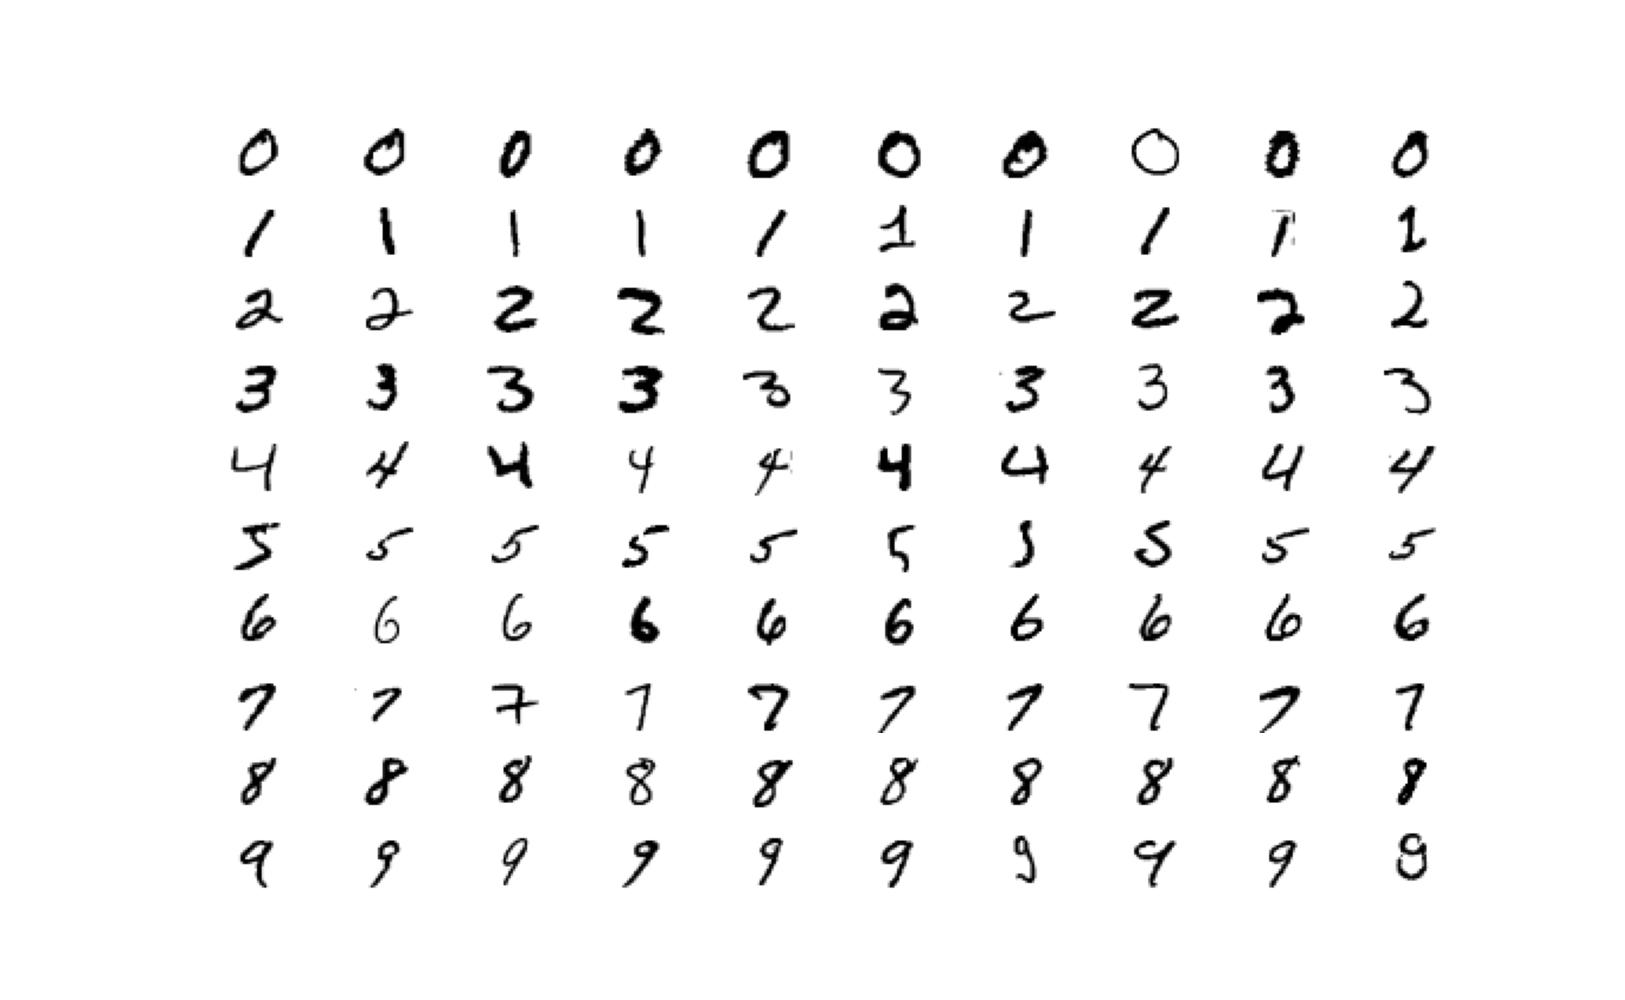

Write the Python code that produced this figure.
#!/usr/bin/env python3
# -*- coding: utf-8 -*-
"""
Example 3.1 Load the MNIST data set

Developed for Machine Learning for Mechanical Engineers at the University of
South Carolina

@author: austin_downey
"""

import IPython as IP
IP.get_ipython().magic('reset -sf')

import numpy as np
import scipy as sp
import pandas as pd
from scipy import fftpack, signal # have to add 
import matplotlib as mpl
import matplotlib.pyplot as plt
import sklearn as sk
from sklearn import linear_model
from sklearn import pipeline
from sklearn import datasets

plt.close('all')


#%% Load your data

# this fetches "a" MNIST dataset  from openml and loads it into your environment
# as a Bunch, a Dictionary-like object that exposes its keys as attributes.
mnist = sk.datasets.fetch_openml('mnist_784',as_frame=False,parser='auto') 

# calling the DESCR key will return a description of the dataset
print(mnist['DESCR'])

# calling the data key will return an array with one row per instance and one 
# column per feature where each features is a pixel, as defined in the key feature_names
X = mnist['data']


# calling the target key will return an array with the labels
Y = np.asarray(mnist['target'],dtype=int)

# Each image is 784 features or 28×28 pixels, however, the features must be reshaped
# into a 29x29 grid to make them into a digit, where the values represents one 
# the intensity of one pixel, from 0 (white) to 255 (black).

digit_id = 35 # An OK 5
# digit_id = 0 # An odd 5
# digit_id = 100 # A bad 5


test_digit = X[digit_id,:]
digit_reshaped = np.reshape(test_digit,(28,28))

# plot an image of the random pixel you picked above.
plt.figure()
plt.imshow(digit_reshaped,cmap = mpl.cm.binary,interpolation="nearest")
plt .title('A "'+str(Y[digit_id])+'" digit from the MNIST dataset')
plt.xlabel('pixel column number')
plt.ylabel('pixel row number')
plt.savefig('MNIST_digit')


tt = np.hstack((digit_reshaped,digit_reshaped))






images, labels = mnist.data, mnist.target


# Convert the data into 28x28 images
images = images.reshape(-1, 28, 28)


selected_images = []
for digit in range(10):
    selected_images.extend(images[labels == str(digit)][:10])

fig, axes = plt.subplots(10, 10, figsize=(6.5, 4))
for i, ax in enumerate(axes.flat):
    ax.imshow(selected_images[i], cmap = mpl.cm.binary)
    ax.axis('off')
    

plt.savefig('MNIST_data_set.jpg',dpi=250)
    





































